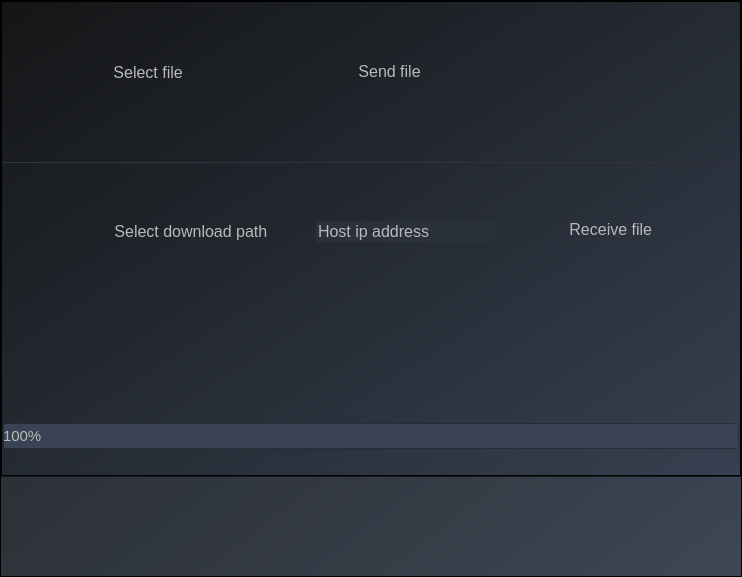
<?xml version="1.0" encoding="UTF-8"?>
<ui version="4.0">
 <class>MainWindow</class>
 <widget class="QMainWindow" name="MainWindow">
  <property name="geometry">
   <rect>
    <x>0</x>
    <y>0</y>
    <width>742</width>
    <height>577</height>
   </rect>
  </property>
  <property name="windowTitle">
   <string>MainWindow</string>
  </property>
  <property name="styleSheet">
   <string notr="true"/>
  </property>
  <widget class="QWidget" name="centralwidget">
   <property name="styleSheet">
    <string notr="true"/>
   </property>
   <layout class="QHBoxLayout" name="horizontalLayout">
    <property name="spacing">
     <number>0</number>
    </property>
    <property name="leftMargin">
     <number>0</number>
    </property>
    <property name="topMargin">
     <number>0</number>
    </property>
    <property name="rightMargin">
     <number>0</number>
    </property>
    <property name="bottomMargin">
     <number>0</number>
    </property>
    <item>
     <widget class="QFrame" name="frame">
      <property name="styleSheet">
       <string notr="true">QFrame{
background-color: qlineargradient(spread:pad, x1:0, y1:0, x2:1, y2:0.994, stop:0 rgba(20, 21, 22, 255), stop:1 rgba(54, 64, 80, 255));
}</string>
      </property>
      <property name="frameShape">
       <enum>QFrame::StyledPanel</enum>
      </property>
      <property name="frameShadow">
       <enum>QFrame::Raised</enum>
      </property>
      <layout class="QVBoxLayout" name="verticalLayout">
       <property name="spacing">
        <number>0</number>
       </property>
       <property name="leftMargin">
        <number>0</number>
       </property>
       <property name="topMargin">
        <number>0</number>
       </property>
       <property name="rightMargin">
        <number>0</number>
       </property>
       <property name="bottomMargin">
        <number>0</number>
       </property>
       <item>
        <widget class="QFrame" name="content_frame">
         <property name="styleSheet">
          <string notr="true"/>
         </property>
         <property name="frameShape">
          <enum>QFrame::StyledPanel</enum>
         </property>
         <property name="frameShadow">
          <enum>QFrame::Raised</enum>
         </property>
         <layout class="QVBoxLayout" name="verticalLayout_2">
          <property name="spacing">
           <number>0</number>
          </property>
          <property name="leftMargin">
           <number>0</number>
          </property>
          <property name="topMargin">
           <number>0</number>
          </property>
          <property name="rightMargin">
           <number>0</number>
          </property>
          <property name="bottomMargin">
           <number>0</number>
          </property>
          <item>
           <widget class="QFrame" name="host_frame">
            <property name="minimumSize">
             <size>
              <width>0</width>
              <height>140</height>
             </size>
            </property>
            <property name="maximumSize">
             <size>
              <width>16777215</width>
              <height>200</height>
             </size>
            </property>
            <property name="styleSheet">
             <string notr="true">background-color: rgba(255, 255, 255, 0);</string>
            </property>
            <property name="frameShape">
             <enum>QFrame::StyledPanel</enum>
            </property>
            <property name="frameShadow">
             <enum>QFrame::Raised</enum>
            </property>
            <layout class="QHBoxLayout" name="horizontalLayout_3">
             <property name="spacing">
              <number>0</number>
             </property>
             <property name="leftMargin">
              <number>70</number>
             </property>
             <property name="topMargin">
              <number>0</number>
             </property>
             <property name="rightMargin">
              <number>179</number>
             </property>
             <property name="bottomMargin">
              <number>0</number>
             </property>
             <item>
              <widget class="QRadioButton" name="file_radio">
               <property name="maximumSize">
                <size>
                 <width>16777215</width>
                 <height>32</height>
                </size>
               </property>
               <property name="font">
                <font>
                 <family>Segoe UI</family>
                 <pointsize>12</pointsize>
                 <weight>50</weight>
                 <bold>false</bold>
                </font>
               </property>
               <property name="styleSheet">
                <string notr="true">QRadioButton#file_radio{

	color: rgb(185, 185, 185);
	background-color: rgba(255, 255, 255, 0);


}

QRadioButton#file_radio::indicator::unchecked:hover {
	image: url(:/resurssit/icons/4081326461553668576-32.png);
	margin-top:1px;
	margin-left:1px;
	width: 31px;
    height: 31px;
}
QRadioButton#file_radio::indicator::checked:hover {
    image: url(:/resurssit/icons/4081326461553668576-32.png);
	margin-top:1px;
	margin-left:1px;
	width: 31px;
    height: 31px;
}

QRadioButton#file_radio::indicator {
    width: 30px;
    height: 30px;

}
QRadioButton#file_radio::indicator::unchecked {	
	image: url(:/resurssit/icons/4081326461553668576-32.png);
}
QRadioButton#file_radio::indicator::checked {	
	image: url(:/resurssit/icons/4081326461553668576-32.png);
color: rgb(185, 185, 185);
}</string>
               </property>
               <property name="text">
                <string> Select file</string>
               </property>
              </widget>
             </item>
             <item>
              <widget class="QRadioButton" name="send_radio">
               <property name="font">
                <font>
                 <family>Segoe UI</family>
                 <pointsize>12</pointsize>
                 <weight>50</weight>
                 <bold>false</bold>
                </font>
               </property>
               <property name="styleSheet">
                <string notr="true">QRadioButton#send_radio{

	color: rgb(185, 185, 185);
	background-color: rgba(255, 255, 255, 0);

}

QRadioButton#send_radio::indicator::unchecked:hover {
	
	image: url(:/resurssit/icons/15731092601553668592-32.png);
	margin-top:1px;
	margin-left:1px;
	width: 32px;
    height: 32px;
}
QRadioButton#send_radio::indicator::checked:hover {
   image: url(:/resurssit/icons/15731092601553668592-32.png);
	margin-top:1px;
	margin-left:1px;
	width: 32px;
    height: 32px;
}

QRadioButton#send_radio::indicator {
    width: 31px;
    height: 31px;

}
QRadioButton#send_radio::indicator::unchecked {	
	image: url(:/resurssit/icons/15731092601553668592-32.png);
}
QRadioButton#send_radio::indicator::checked {	
	image: url(:/resurssit/icons/15731092601553668592-32.png);
color: rgb(185, 185, 185);
}</string>
               </property>
               <property name="text">
                <string> Send file</string>
               </property>
              </widget>
             </item>
            </layout>
           </widget>
          </item>
          <item>
           <widget class="QFrame" name="client_frame">
            <property name="minimumSize">
             <size>
              <width>0</width>
              <height>140</height>
             </size>
            </property>
            <property name="maximumSize">
             <size>
              <width>16777215</width>
              <height>100</height>
             </size>
            </property>
            <property name="styleSheet">
             <string notr="true">QFrame{
border-top: 1px solid rgb(48, 53, 61);
	background-color: rgba(255, 255, 255, 0);

}</string>
            </property>
            <property name="frameShape">
             <enum>QFrame::StyledPanel</enum>
            </property>
            <property name="frameShadow">
             <enum>QFrame::Raised</enum>
            </property>
            <layout class="QHBoxLayout" name="horizontalLayout_2">
             <property name="spacing">
              <number>32</number>
             </property>
             <property name="leftMargin">
              <number>70</number>
             </property>
             <property name="topMargin">
              <number>0</number>
             </property>
             <property name="rightMargin">
              <number>0</number>
             </property>
             <property name="bottomMargin">
              <number>0</number>
             </property>
             <item>
              <widget class="QRadioButton" name="path_radio">
               <property name="font">
                <font>
                 <family>Segoe UI</family>
                 <pointsize>12</pointsize>
                 <weight>50</weight>
                 <bold>false</bold>
                </font>
               </property>
               <property name="styleSheet">
                <string notr="true">QRadioButton#path_radio{

	color: rgb(185, 185, 185);
	background-color: rgba(255, 255, 255, 0);

}

QRadioButton#path_radio::indicator::unchecked:hover {
	
	image: url(:/resurssit/icons/6120438951553668577-32.png);
	margin-top:1px;
	margin-left:1px;
	width: 32px;
    height: 32px;

	
}
QRadioButton#path_radio::indicator::checked:hover {
    image: url(:/resurssit/icons/6120438951553668577-32.png);
	margin-top:1px;
	margin-left:1px;
	width: 32px;
    height: 32px;

}

QRadioButton#path_radio::indicator {
    width: 31px;
    height: 31px;

}
QRadioButton#path_radio::indicator::unchecked {	
	image: url(:/resurssit/icons/6120438951553668577-32.png);
}
QRadioButton#path_radio::indicator::checked {	
	image: url(:/resurssit/icons/6120438951553668577-32.png);
color: rgb(185, 185, 185);
}</string>
               </property>
               <property name="text">
                <string> Select download path</string>
               </property>
              </widget>
             </item>
             <item>
              <widget class="QLineEdit" name="lineEdit">
               <property name="maximumSize">
                <size>
                 <width>180</width>
                 <height>16777215</height>
                </size>
               </property>
               <property name="font">
                <font>
                 <family>Segoe UI</family>
                 <pointsize>12</pointsize>
                </font>
               </property>
               <property name="styleSheet">
                <string notr="true">background-color: rgb(42, 49, 59);
border: 0px solid;
color: rgb(185, 185, 185);</string>
               </property>
               <property name="inputMask">
                <string/>
               </property>
               <property name="text">
                <string>Host ip address</string>
               </property>
              </widget>
             </item>
             <item>
              <widget class="QRadioButton" name="receive_radio">
               <property name="minimumSize">
                <size>
                 <width>200</width>
                 <height>0</height>
                </size>
               </property>
               <property name="font">
                <font>
                 <family>Segoe UI</family>
                 <pointsize>12</pointsize>
                 <weight>50</weight>
                 <bold>false</bold>
                </font>
               </property>
               <property name="styleSheet">
                <string notr="true">QRadioButton#receive_radio{

	color: rgb(185, 185, 185);
	background-color: rgba(255, 255, 255, 0);
	padding-bottom: 5px;

}

QRadioButton#receive_radio::indicator::unchecked:hover {
	image: url(:/resurssit/icons/18874797511553668575-32.png);
	margin-top:1px;
	margin-left:1px;
	width: 32px;
    height: 32px;
}
QRadioButton#receive_radio::indicator::checked:hover {
    image: url(:/resurssit/icons/18874797511553668575-32.png);
	margin-top:1px;
	margin-left:1px;
	width: 32px;
    height: 32px;
}

QRadioButton#receive_radio::indicator {
    width: 31px;
    height: 31px;

}
QRadioButton#receive_radio::indicator::unchecked {	
	image: url(:/resurssit/icons/18874797511553668575-32.png);
}
QRadioButton#receive_radio::indicator::checked {	
	image: url(:/resurssit/icons/18874797511553668575-32.png);
color: rgb(185, 185, 185);
}</string>
               </property>
               <property name="text">
                <string> Receive file</string>
               </property>
              </widget>
             </item>
            </layout>
           </widget>
          </item>
          <item>
           <widget class="QFrame" name="frame_3">
            <property name="minimumSize">
             <size>
              <width>0</width>
              <height>150</height>
             </size>
            </property>
            <property name="maximumSize">
             <size>
              <width>16777215</width>
              <height>300</height>
             </size>
            </property>
            <property name="styleSheet">
             <string notr="true">background-color: rgba(255, 255, 255, 0);</string>
            </property>
            <property name="frameShape">
             <enum>QFrame::StyledPanel</enum>
            </property>
            <property name="frameShadow">
             <enum>QFrame::Raised</enum>
            </property>
            <layout class="QVBoxLayout" name="verticalLayout_4">
             <property name="spacing">
              <number>0</number>
             </property>
             <property name="leftMargin">
              <number>0</number>
             </property>
             <property name="topMargin">
              <number>140</number>
             </property>
             <property name="rightMargin">
              <number>0</number>
             </property>
             <property name="bottomMargin">
              <number>0</number>
             </property>
             <item>
              <widget class="QProgressBar" name="progressBar">
               <property name="font">
                <font>
                 <family>Segoe UI</family>
                 <pointsize>11</pointsize>
                 <weight>50</weight>
                 <bold>false</bold>
                </font>
               </property>
               <property name="styleSheet">
                <string notr="true">QProgressBar {
    border: 1px solid rgb(38, 45, 56);
    border-radius: 5px;
	color: rgb(185, 185, 185);
    
	
}

QProgressBar::chunk {
   
	
	
	background-color: rgb(57, 67, 83);
    width: 1px;
}

QProgressBar:text {
	color: rgb(148, 230, 255);
}
   </string>
               </property>
               <property name="maximum">
                <number>100</number>
               </property>
               <property name="value">
                <number>100</number>
               </property>
               <property name="alignment">
                <set>Qt::AlignLeading|Qt::AlignLeft|Qt::AlignVCenter</set>
               </property>
               <property name="textVisible">
                <bool>true</bool>
               </property>
               <property name="orientation">
                <enum>Qt::Horizontal</enum>
               </property>
               <property name="textDirection">
                <enum>QProgressBar::TopToBottom</enum>
               </property>
              </widget>
             </item>
            </layout>
           </widget>
          </item>
          <item alignment="Qt::AlignLeft|Qt::AlignTop">
           <widget class="QFrame" name="frame_2">
            <property name="styleSheet">
             <string notr="true">background-color: rgba(255, 255, 255, 0);</string>
            </property>
            <property name="frameShape">
             <enum>QFrame::StyledPanel</enum>
            </property>
            <property name="frameShadow">
             <enum>QFrame::Raised</enum>
            </property>
            <layout class="QHBoxLayout" name="horizontalLayout_4">
             <property name="spacing">
              <number>0</number>
             </property>
             <property name="leftMargin">
              <number>25</number>
             </property>
             <property name="topMargin">
              <number>23</number>
             </property>
             <property name="rightMargin">
              <number>0</number>
             </property>
             <property name="bottomMargin">
              <number>0</number>
             </property>
            </layout>
           </widget>
          </item>
         </layout>
        </widget>
       </item>
       <item>
        <widget class="QFrame" name="terminal_frame">
         <property name="minimumSize">
          <size>
           <width>0</width>
           <height>100</height>
          </size>
         </property>
         <property name="maximumSize">
          <size>
           <width>16777215</width>
           <height>100</height>
          </size>
         </property>
         <property name="styleSheet">
          <string notr="true">QFrame#terminal_frame{
background-color: rgba(122, 122, 122, 30);
color: rgb(185, 185, 185);
border-top: 1px solid rgb(23, 26, 33);
}</string>
         </property>
         <property name="frameShape">
          <enum>QFrame::StyledPanel</enum>
         </property>
         <property name="frameShadow">
          <enum>QFrame::Raised</enum>
         </property>
         <layout class="QVBoxLayout" name="verticalLayout_3">
          <property name="spacing">
           <number>0</number>
          </property>
          <property name="leftMargin">
           <number>20</number>
          </property>
          <property name="topMargin">
           <number>0</number>
          </property>
          <property name="rightMargin">
           <number>0</number>
          </property>
          <property name="bottomMargin">
           <number>0</number>
          </property>
          <item>
           <widget class="QListWidget" name="listWidget">
            <property name="maximumSize">
             <size>
              <width>16777215</width>
              <height>80</height>
             </size>
            </property>
            <property name="styleSheet">
             <string notr="true">QListWidget#listWidget{
background-color: rgba(255, 255, 255, 0);
border: 0px solid;
color: rgb(185, 185, 185);
}

QScrollBar
{
background : rgb(179, 179, 179);
width: 6px;
}
QScrollBar::handle
{
background :rgb(70, 80, 95);

}

QScrollBar::add-page, QScrollBar::sub-page {
     background: rgb(55, 62, 75);
	 height: 0px;
	 width: 0px;
 }

</string>
            </property>
           </widget>
          </item>
         </layout>
        </widget>
       </item>
      </layout>
     </widget>
    </item>
   </layout>
  </widget>
 </widget>
 <resources>
  <include location="resourches.qrc"/>
 </resources>
 <connections/>
</ui>
